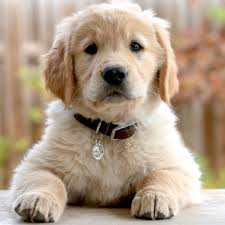
#> input picture photos/dog.jpg, 225 x 225 px
$ python gradient.py
#> lines starting #> are read from the running program, lines starting #| are printed output that depends on the picture; after the words box and inside, x2 and y2 are one past the last pixel; in counts of white or black regions, pixels touching at a corner belong together
import cv2 as cv
import numpy as np

img = cv.imread('photos/dog.jpg')
#> img is the input picture: shape (225, 225, 3); mean B, G, R 135.4, 155.9, 175.6
cv.imshow('image',img)

gray =cv.cvtColor(img,cv.COLOR_BGR2GRAY)
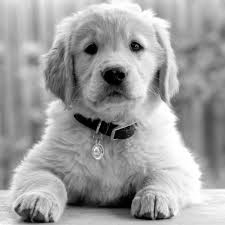
#> gray: shape (225, 225); min 0, max 255, mean 159.5
cv.imshow('Gray',gray)

#laplacian
lap = cv.Laplacian(gray, cv.CV_64F)
lap =np.uint8(np.absolute(lap))
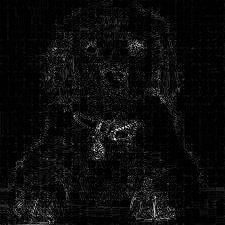
#> lap: shape (225, 225); min 0, max 240, mean 11.7
cv.imshow('lap',lap)

#sobel gradient
sobel_x=cv.Sobel(gray, cv.CV_64F,1,0)
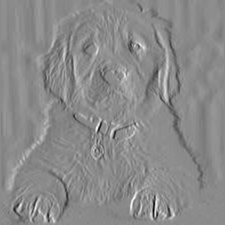
#> sobel_x: shape (225, 225) float64; min -659, max 553, mean -0.3; drawn with min black and max white
sobel_y=cv.Sobel(gray, cv.CV_64F,0,1)
sobel_mix =cv.bitwise_and(sobel_x,sobel_y)
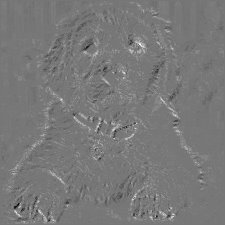
#> sobel_mix: shape (225, 225) float64; min -336, max 385, mean 6.6; drawn with min black and max white
cv.imshow('sabol_mix',sobel_mix)
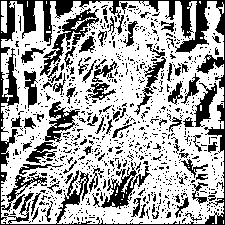
#> window 'sabol_mix': shape (225, 225); 66.2% white; 947 black regions (863 under 20 px), largest, box (x1, y1, x2, y2) and area: (0, 0, 225, 225) 6137, (40, 8, 99, 76) 876, (101, 162, 152, 209) 720

cv.imshow('sobel Y',sobel_x)
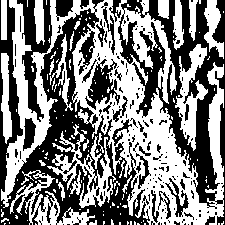
#> window 'sobel Y': shape (225, 225); 50.1% white; 187 black regions (153 under 20 px), largest, box (x1, y1, x2, y2) and area: (0, 0, 150, 225) 11526, (118, 0, 225, 225) 8054, (17, 0, 52, 122) 1613
cv.imshow('sobel X',sobel_y)
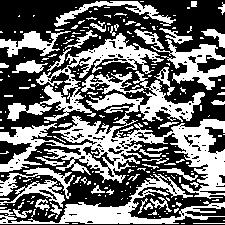
#> window 'sobel X': shape (225, 225); 42.9% white; 241 white regions (195 under 20 px), largest, box (x1, y1, x2, y2) and area: (0, 71, 225, 199) 8435, (7, 33, 164, 121) 2844, (0, 174, 225, 224) 2688

cv.waitKey(0)

$ run again, with photos/1.jpg copied over photos/dog.jpg
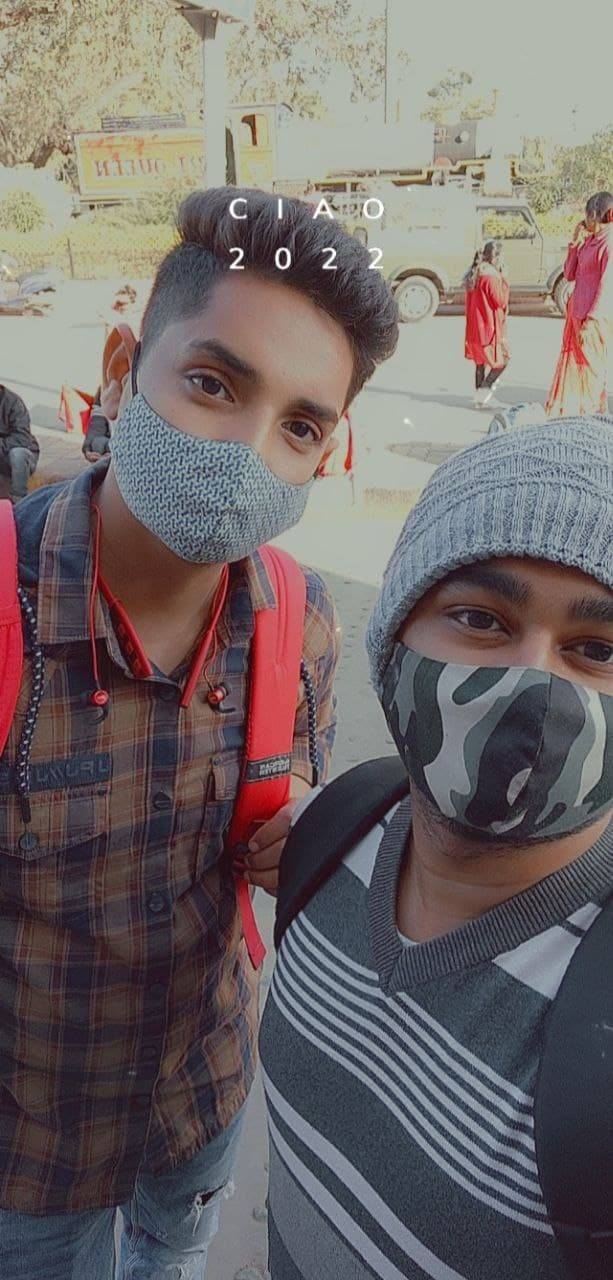
#> input picture photos/1.jpg, 613 x 1280 px
#> img is the input picture: shape (1280, 613, 3); mean B, G, R 103.9, 104.4, 112.7
#> `cv.imshow('sabol_mix',sobel_mix)`:
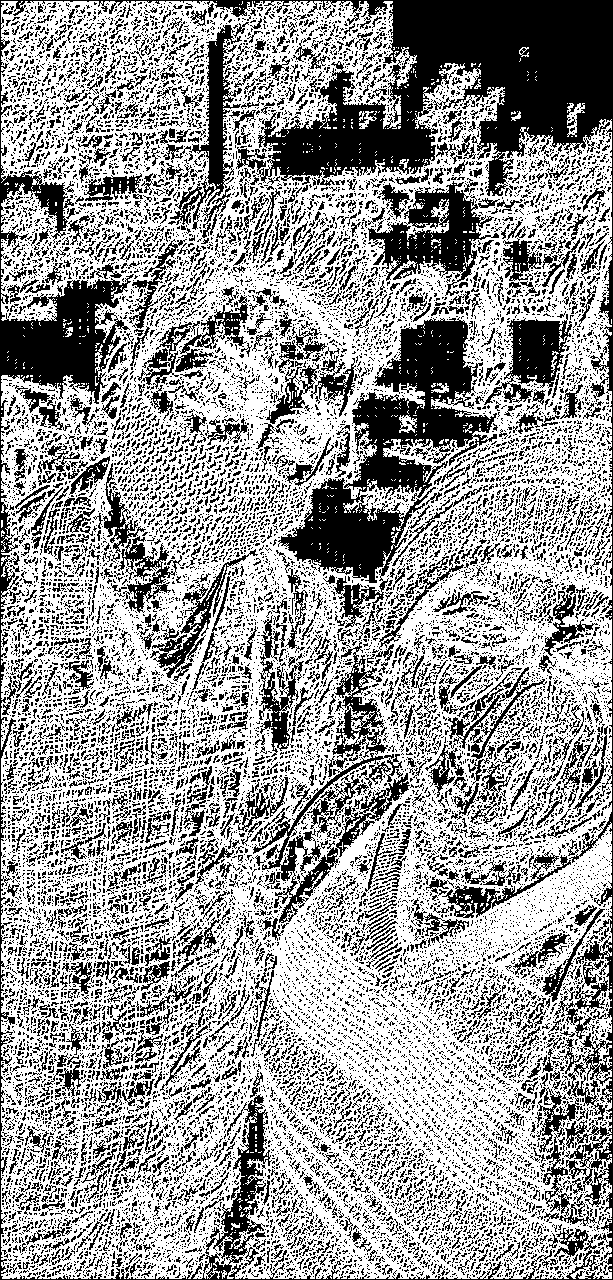
#> window 'sabol_mix': shape (1280, 613); 61.3% white; 20387 black regions (18522 under 20 px), largest, box (x1, y1, x2, y2) and area: (0, 0, 613, 1280) 64867, (278, 317, 497, 628) 20679, (368, 181, 499, 296) 5793
#> `cv.imshow('sobel X',sobel_y)`:
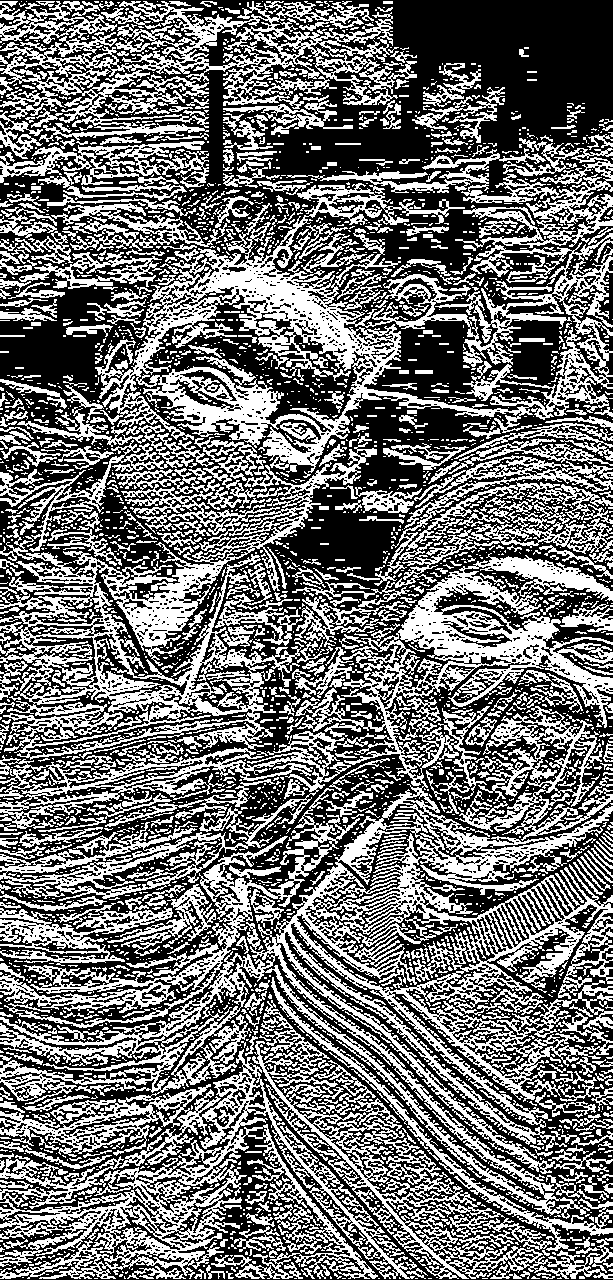
#> window 'sobel X': shape (1280, 613); 44.4% white; 3413 white regions (2712 under 20 px), largest, box (x1, y1, x2, y2) and area: (0, 553, 613, 1279) 107518, (95, 138, 613, 473) 45774, (0, 442, 377, 760) 29782
